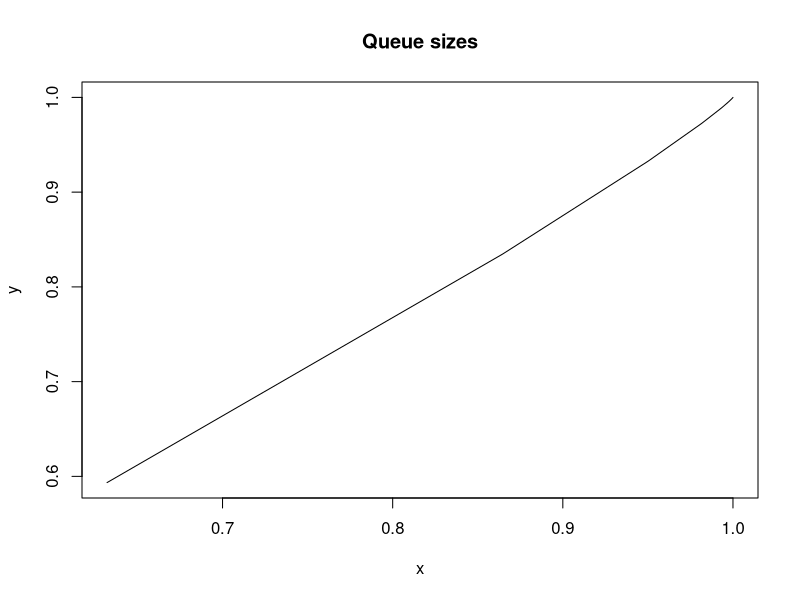

Recreate this plot in R.
# page number: 208

f <- function(l,j){
  return(1-(exp(-l*j)))
}

x<-list(); y<-list()
for(i in seq(15)){
  x<-c(x,f(1,i))
  y<-c(y,f(.9,i))
}

plot(x,y,type='l',main="Queue sizes")
